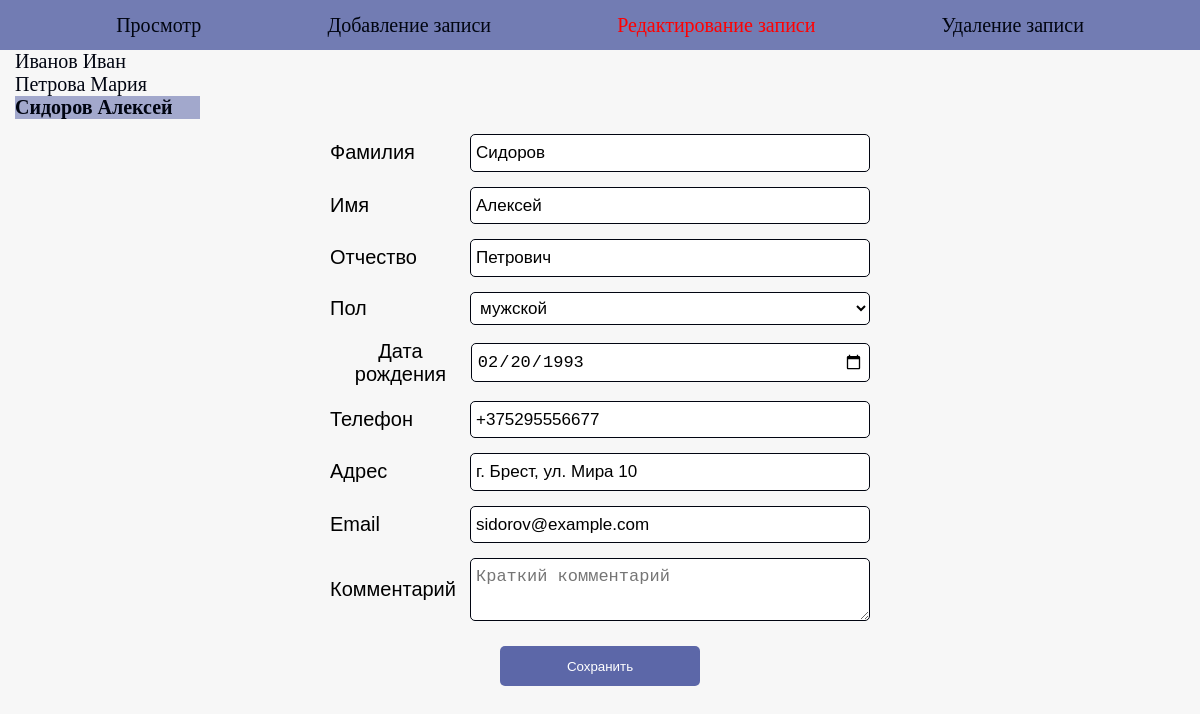
The page /notebook/index.php?action=edit&id=3 on the database its author committed.
### tables this page shows
CREATE TABLE contacts (
    id         INTEGER PRIMARY KEY AUTOINCREMENT,
    surname    TEXT NOT NULL,
    name       TEXT NOT NULL,
    lastname   TEXT,
    gender     TEXT NOT NULL CHECK (gender IN ('мужской', 'женский')),
    birthdate  TEXT,
    phone      TEXT,
    location   TEXT,
    email      TEXT,
    comment    TEXT,
    created_at TEXT DEFAULT CURRENT_TIMESTAMP
);

### notebook/edit.php (the view, shortened to what this page needs)
<?php
function renderEdit(PDO $pdo): string
{
    $message = '';
    $list = $pdo->query('SELECT id, surname, name FROM contacts ORDER BY surname, name')->fetchAll();
    if (!empty($_POST['id'])) {
        $currentId = (int)$_POST['id'];
    } elseif (isset($_GET['id'])) {
        $currentId = (int)$_GET['id'];
    } else {
        $currentId = (int)$list[0]['id'];
    }
    $html = '<div class="div-edit">';
    foreach ($list as $item) {
        $class = ((int)$item['id'] === $currentId) ? ' class="currentRow"' : '';
        $html .= "<div{$class}><a href=\"index.php?action=edit&id={$item['id']}\">"
            . htmlspecialchars($item['surname'] . ' ' . $item['name']) . '</a></div>';
    }
    $html .= '</div>';
    $stmt = $pdo->prepare('SELECT * FROM contacts WHERE id = :id');
    $stmt->execute([':id' => $currentId]);
    $dbRow = $stmt->fetch();
    $row = [
        'id'       => $dbRow['id'],
        'surname'  => $dbRow['surname'],
        'name'     => $dbRow['name'],
        'lastname' => $dbRow['lastname'],
        'gender'   => $dbRow['gender'],
        'date'     => $dbRow['birthdate'],
        'phone'    => $dbRow['phone'],
        'location' => $dbRow['location'],
        'email'    => $dbRow['email'],
        'comment'  => $dbRow['comment'],
    ];
    $button = 'Сохранить';
    include __DIR__ . '/form_template.php';
    $form = ob_get_clean();
    return $message . $html . $form;
}

### notebook/form_template.php (shortened to what this page needs)
<?php
$row = $row ?? [];
$get = static fn(string $key) => htmlspecialchars($row[$key] ?? '');
?>
<form name="form_add" method="post">
    <div class="column">
        <div class="add">
            <label>Фамилия</label>
            <input type="text" name="surname" placeholder="Фамилия" value="<?= $get('surname'); ?>">
        </div>
        <div class="add">
            <label>Имя</label>
            <input type="text" name="name" placeholder="Имя" value="<?= $get('name'); ?>">
        </div>
        <div class="add">
            <label>Отчество</label>
            <input type="text" name="lastname" placeholder="Отчество" value="<?= $get('lastname'); ?>">
        </div>
        <div class="add">
            <label>Пол</label>
            <select name="gender">
                <option value="мужской" <?= ($row['gender'] ?? '') === 'мужской' ? 'selected' : ''; ?>>мужской</option>
            </select>
        </div>
        <div class="add">
            <label>Дата рождения</label>
            <input type="date" name="date" value="<?= $get('date'); ?>">
        </div>
        <div class="add">
            <label>Телефон</label>
            <input type="text" name="phone" placeholder="Телефон" value="<?= $get('phone'); ?>">
        </div>
        <div class="add">
            <label>Адрес</label>
            <input type="text" name="location" placeholder="Адрес" value="<?= $get('location'); ?>">
        </div>
        <div class="add">
            <label>Email</label>
            <input type="email" name="email" placeholder="Email" value="<?= $get('email'); ?>">
        </div>
        <div class="add">
            <label>Комментарий</label>
            <textarea name="comment" placeholder="Краткий комментарий"><?= $get('comment'); ?></textarea>
        </div>
        <button type="submit" value="<?= htmlspecialchars($button ?? 'Сохранить'); ?>" name="button" class="form-btn"><?= htmlspecialchars($button ?? 'Сохранить'); ?></button>
    </div>
</form>

### notebook/style.css (style rules this page uses)
:root { --color_a: rgb(1, 5, 17); --back_a: rgba(92, 103, 168, 0.541); }
html { font-family: sans-serif; font-size: 17px; }
body { padding: 0; margin: 0; font-family: sans-serif; background-color: rgb(247, 247, 247); font-size: 20px; }
*, *::after, *::before { box-sizing: border-box; }
a { font-family: 'Lemonada', cursive; text-decoration: none; color:var(--color_a); }
.add { width: 90%; margin: 15px auto; display: flex; justify-content: space-between; align-items: center; }
.column { margin: auto; width: 50%; }
.div-edit { width: 200px; text-align: left; padding-left: 15px; }
.div-edit .currentRow { color: var(--color_a); background-color: var(--back_a); }
input, select, textarea { display: block; width: 400px; padding: 5px; font-size: 17px; font-weight: 400; line-height: 1.5; color: black; background-color: #fff; border: 1px solid var(--color_a); border-radius: 5px; }
label { display: inline-block; box-sizing: border-box; padding: inherit; }
.form-btn { background-color: rgb(92, 103, 168); border: none; width: 200px; height: 40px; color: #fff; border-radius: 5px; transition: .3s; margin-bottom: 10px; margin-top: 10px; }
.div-edit .currentRow a { font-weight: bold; }

### rows shown on the page
contacts: surname+name "Иванов Иван"
contacts: surname+name "Петрова Мария"
contacts: surname+name "Сидоров Алексей", surname "Сидоров", name "Алексей", lastname "Петрович", gender "мужской", date "02/20/1993", phone "+375295556677", location "г. Брест, ул. Мира 10", email "sidorov@example.com"

### other values the page prints
$label "Просмотр"
$label "Добавление записи"
$label "Редактирование записи"
$label "Удаление записи"
$button "Сохранить"
